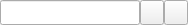
<?xml version="1.0" encoding="UTF-8"?>
<ui version="4.0">
 <author>R, Reucher</author>
 <class>FileEditWidget</class>
 <widget class="QWidget" name="FileEditWidget">
  <property name="geometry">
   <rect>
    <x>0</x>
    <y>0</y>
    <width>188</width>
    <height>25</height>
   </rect>
  </property>
  <layout class="QGridLayout" name="gridLayout">
   <property name="margin">
    <number>0</number>
   </property>
   <property name="spacing">
    <number>0</number>
   </property>
   <item row="0" column="0">
    <widget class="QFrame" name="frame">
     <property name="autoFillBackground">
      <bool>true</bool>
     </property>
     <property name="frameShape">
      <enum>QFrame::NoFrame</enum>
     </property>
     <property name="frameShadow">
      <enum>QFrame::Plain</enum>
     </property>
     <layout class="QGridLayout" name="gridLayout_4">
      <property name="margin">
       <number>0</number>
      </property>
      <property name="spacing">
       <number>0</number>
      </property>
      <item row="0" column="0">
       <widget class="QStackedWidget" name="stackedWidget">
        <property name="currentIndex">
         <number>0</number>
        </property>
        <widget class="QWidget" name="pageLineEdit">
         <layout class="QGridLayout" name="gridLayoutPageLineEdit">
          <property name="margin">
           <number>0</number>
          </property>
          <item row="0" column="0">
           <widget class="QLineEdit" name="lineEditFile">
            <property name="sizePolicy">
             <sizepolicy hsizetype="Expanding" vsizetype="Minimum">
              <horstretch>0</horstretch>
              <verstretch>0</verstretch>
             </sizepolicy>
            </property>
           </widget>
          </item>
         </layout>
        </widget>
        <widget class="QWidget" name="pageComboBox">
         <layout class="QGridLayout" name="gridLayoutPageComboBox">
          <property name="margin">
           <number>0</number>
          </property>
          <item row="0" column="0">
           <widget class="QComboBox" name="comboBox">
            <property name="sizePolicy">
             <sizepolicy hsizetype="Expanding" vsizetype="Minimum">
              <horstretch>0</horstretch>
              <verstretch>0</verstretch>
             </sizepolicy>
            </property>
            <property name="editable">
             <bool>true</bool>
            </property>
           </widget>
          </item>
         </layout>
        </widget>
       </widget>
      </item>
      <item row="0" column="1">
       <widget class="QToolButton" name="toolButtonBrowse">
        <property name="sizePolicy">
         <sizepolicy hsizetype="Fixed" vsizetype="Minimum">
          <horstretch>0</horstretch>
          <verstretch>0</verstretch>
         </sizepolicy>
        </property>
        <property name="icon">
         <iconset resource="qmc2.qrc">
          <normaloff>:/data/img/fileopen.png</normaloff>:/data/img/fileopen.png</iconset>
        </property>
       </widget>
      </item>
      <item row="0" column="2">
       <widget class="QToolButton" name="toolButtonClear">
        <property name="sizePolicy">
         <sizepolicy hsizetype="Fixed" vsizetype="Minimum">
          <horstretch>0</horstretch>
          <verstretch>0</verstretch>
         </sizepolicy>
        </property>
        <property name="icon">
         <iconset resource="qmc2.qrc">
          <normaloff>:/data/img/broom.png</normaloff>:/data/img/broom.png</iconset>
        </property>
       </widget>
      </item>
     </layout>
    </widget>
   </item>
  </layout>
 </widget>
 <layoutdefault spacing="6" margin="6"/>
 <tabstops>
  <tabstop>lineEditFile</tabstop>
  <tabstop>comboBox</tabstop>
  <tabstop>toolButtonBrowse</tabstop>
  <tabstop>toolButtonClear</tabstop>
 </tabstops>
 <resources>
  <include location="qmc2.qrc"/>
 </resources>
 <connections>
  <connection>
   <sender>toolButtonClear</sender>
   <signal>clicked()</signal>
   <receiver>lineEditFile</receiver>
   <slot>clear()</slot>
   <hints>
    <hint type="sourcelabel">
     <x>160</x>
     <y>9</y>
    </hint>
    <hint type="destinationlabel">
     <x>86</x>
     <y>15</y>
    </hint>
   </hints>
  </connection>
 </connections>
</ui>
